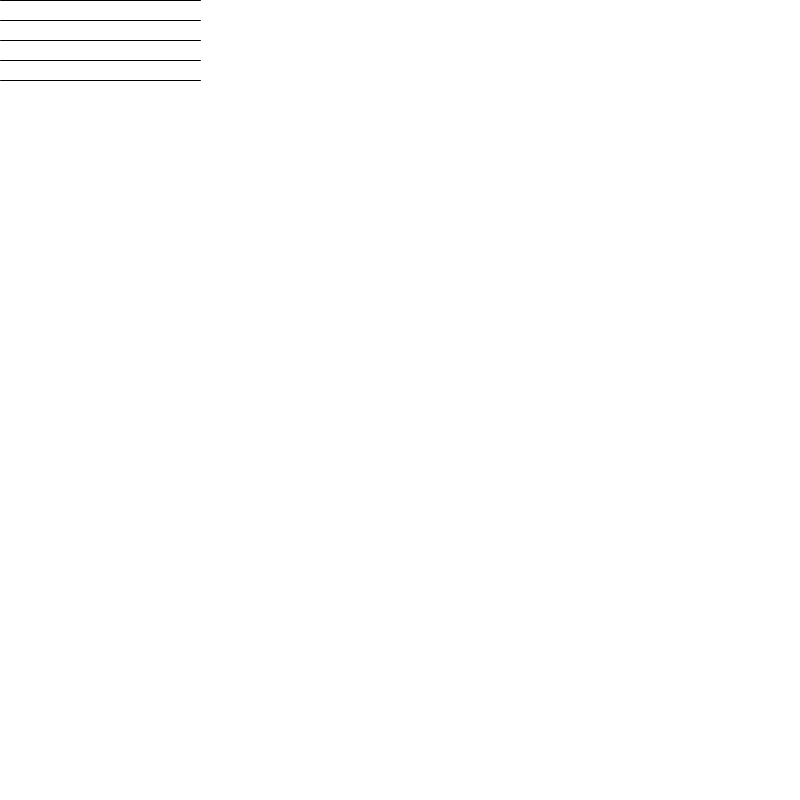
Frame 1 (no input)
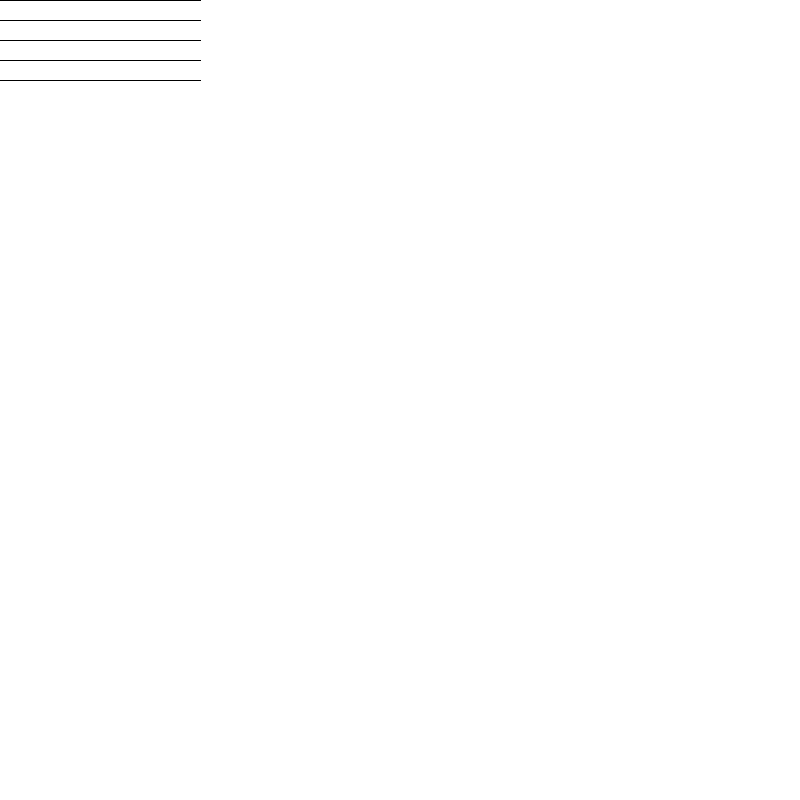
Frame 60 (the mouse pressed at the canvas centre just before this capture)
Frame 120 (the mouse held since frame 60 and released just before this capture): identical to frame 60, image omitted

The Processing sketch that drew these frames (run headless with seeded random() and noise(); from frame 60 on, the mouse is pressed at the canvas centre):

// Processing sketch: week03_alptugan_forloops_02
// ── week03_alptugan_forloops_02.pde
// Declare starting point of the lines
int xStart;
int yStart;
int xEnd;
int yEnd;

// setup function runs once, when the program starts
void setup() {
  // set window position on screen
  surface.setLocation(0,200);
  
  //Set window size
  size(800,800);
  
  // set background color
  background(#ffffff);
  
  // Assign the values to the x and y
  xStart = 0;
  xEnd   = 200;
  yStart = 0;
  yEnd   = 0;
}


// Draw function runs until the program stops
void draw() {
  // we want to draw 200 px long horizontal lines;
  // we know line(x1,y1,x2,y2)
  // So, in order to draw 200 px long line
  // |x2 - x1| = 200 or vice versa as follows;
  line(xStart, yStart, xEnd, yEnd);
  line(xStart, yStart + 20, xEnd, yEnd + 20);
  line(xStart, yStart + 40, xEnd, yEnd + 40);
  line(xStart, yStart + 60, xEnd, yEnd + 60);
  line(xStart, yStart + 80, xEnd, yEnd + 80);
}
